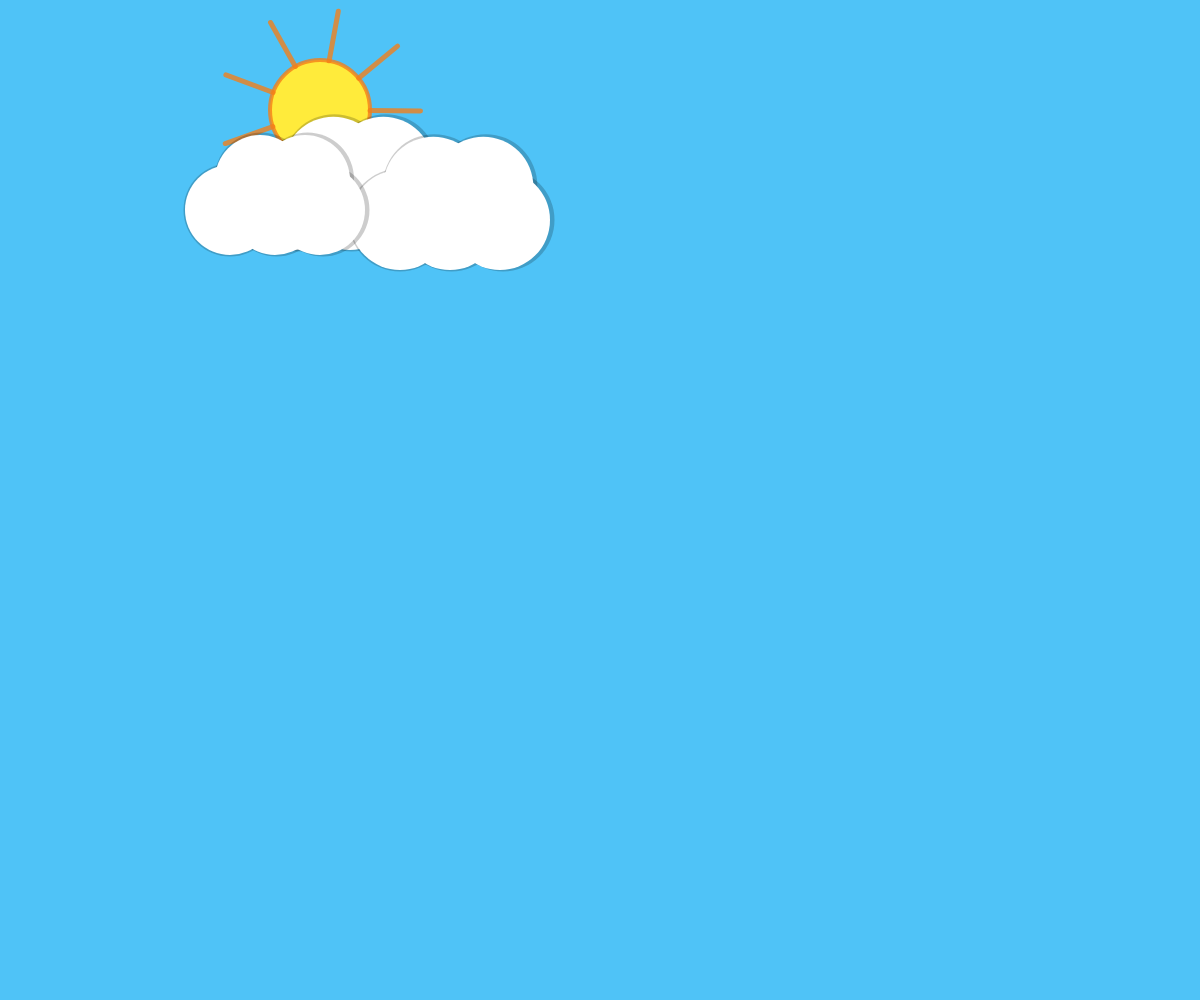
Frame 1 (no input)
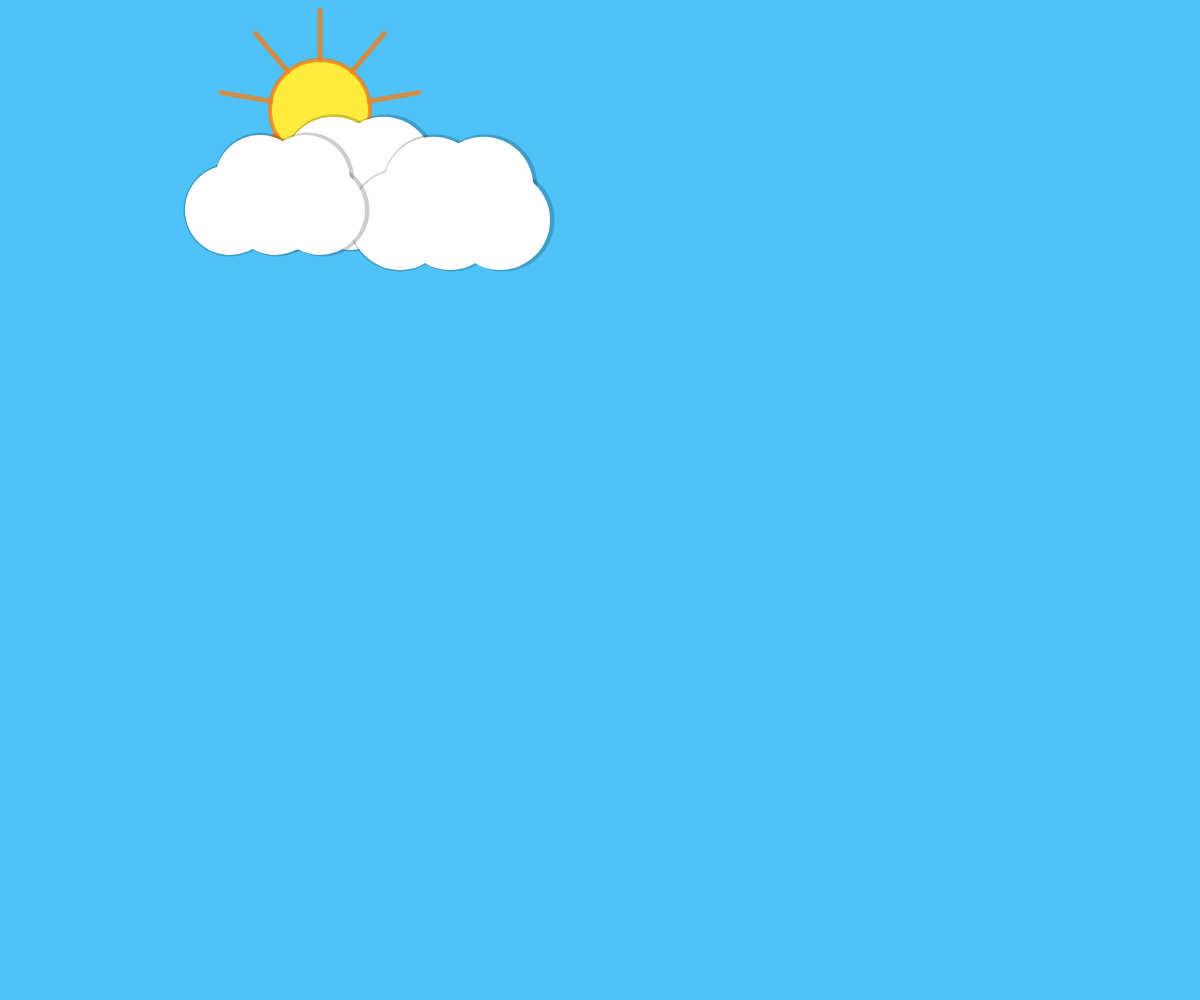
Frame 60 (no input)
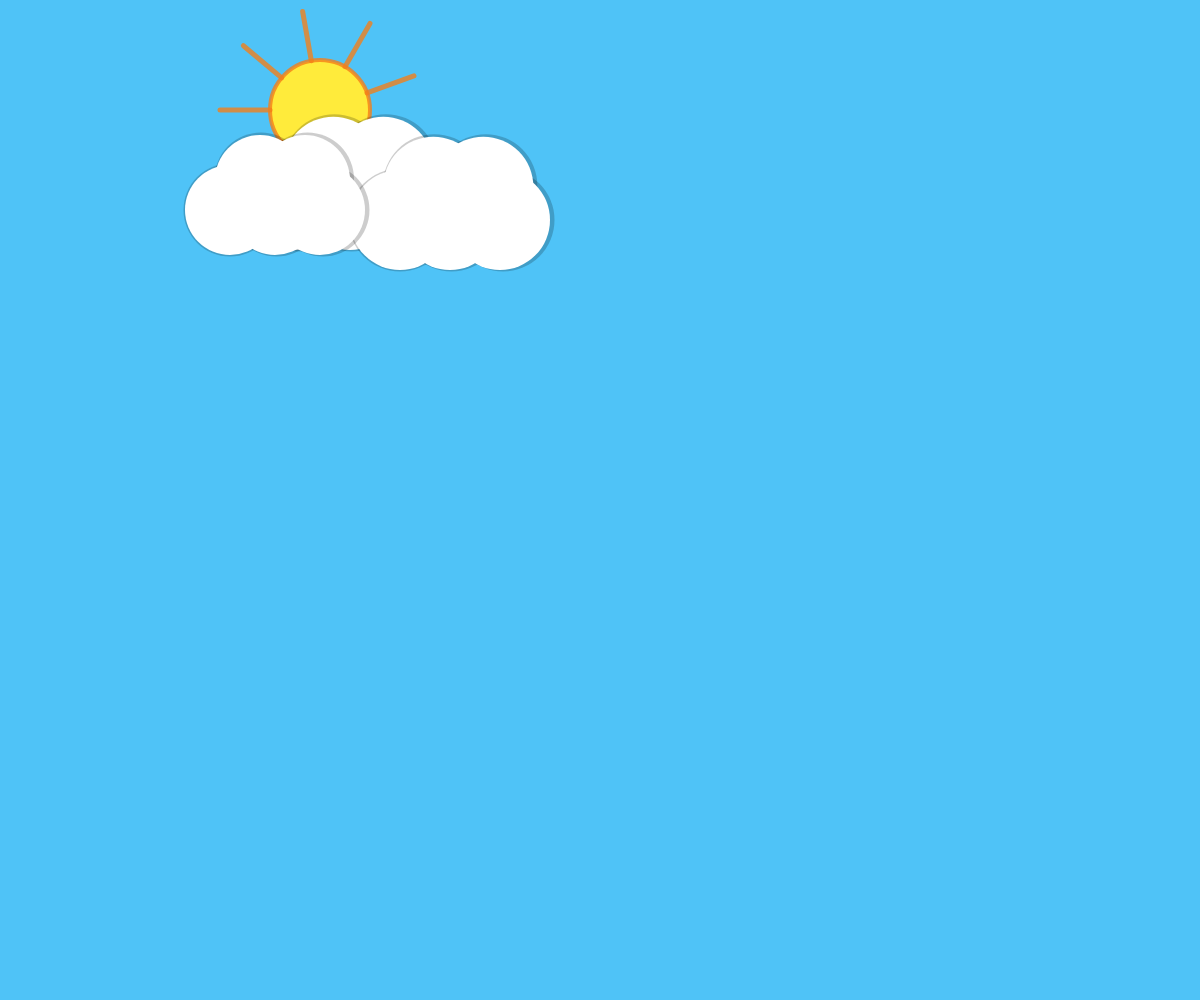
Frame 120 (the mouse pressed at the canvas centre since frame 60)

The p5.js sketch that drew these frames (run headless with seeded random() and noise() and a simulated clock; from frame 60 on, the mouse is pressed at the canvas centre):

// p5.js sketch
// ── sketch.js
let cloudOne;
let cloudTwo;
let sun;
let angles = 0;
let long = 100;

function setup() {
	createCanvas(windowWidth, windowHeight);
	angleMode(DEGREES);
	cloudOne = new Cloud(300, 200, 100, 3);
	cloudTwo = new Cloud(400, 220, 100, 3);
	cloudThree = new Cloud(230, 210, 90, 3);
	sun = new Sun(320, 110, 100, 150);
}

function draw() {
	angles = angles + 0.5;
	long = long + 0.5;
	if (long == 120) {
		long -= 30;
	}
	background(79, 195, 247);
	sun.drawSun(angles, long);

	cloudOne.drawCloud();
	cloudTwo.drawCloud();
	cloudThree.drawCloud();

	// cloud.move();
}
// ── cloud.js
class Cloud {
  constructor(x, y, d, b) {
    this.d = d;
    this.x = x;
    this.y = y;
    this.b = b + d;
  }
  drawCloud() {
    noStroke();
    fill(0, 0, 0, 50);
    circle(this.x, this.y, this.b);
    circle(this.x + (this.b / 2), this.y, this.b);
    circle(this.x + (this.b), this.y, this.b);
    circle(this.x + (this.b / 3), this.y - (this.b / 3), this.b);
    circle(this.x + (this.b / 1.2), this.y - (this.b / 3), this.b);

    fill(255, 255, 255);
    circle(this.x, this.y, this.d);
    circle(this.x + (this.d / 2), this.y, this.d);
    circle(this.x + (this.d), this.y, this.d);
    circle(this.x + (this.d / 3), this.y - (this.d / 3), this.d);
    circle(this.x + (this.d / 1.2), this.y - (this.d / 3), this.d);
  }
  move() {
    this.x = this.x + 1;
  }
}
// ── sun.js
class Sun {
  constructor(x, y, d, d2) {
    this.x = x;
    this.y = y;
    this.d = d;
    this.d2 = d2;
  }
  drawSun(angles, long) {

    stroke(245, 127, 23, 200);
    strokeWeight(4);
    fill(255, 235, 59);
    circle(this.x, this.y, this.d);

    push();
    translate(this.x, this.y);
    strokeWeight(5);
    rotate(angles);
    line(this.d / 2, 0, long, 0);
    pop();

    push();
    translate(this.x, this.y);
    strokeWeight(5);
    rotate(angles + 40);
    line(this.d / 2, 0, long, 0);
    pop();

    push();
    translate(this.x, this.y);
    strokeWeight(5);
    rotate(angles + 80);
    line(this.d / 2, 0, long, 0);
    pop();

    push();
    translate(this.x, this.y);
    strokeWeight(5);
    rotate(angles + 120);
    line(this.d / 2, 0, long, 0);
    pop();

    push();
    translate(this.x, this.y);
    strokeWeight(5);
    rotate(angles + 160);
    line(this.d / 2, 0, long, 0);
    pop();

    push();
    translate(this.x, this.y);
    strokeWeight(5);
    rotate(angles + 200);
    line(this.d / 2, 0, long, 0);
    pop();

    push();
    translate(this.x, this.y);
    strokeWeight(5);
    rotate(angles + 240);
    line(this.d / 2, 0, long, 0);
    pop();

    push();
    translate(this.x, this.y);
    strokeWeight(5);
    rotate(angles + 280);
    line(this.d / 2, 0, long, 0);
    pop();

    push();
    translate(this.x, this.y);
    strokeWeight(5);
    rotate(angles + 320);
    line(this.d / 2, 0, long, 0);
    pop();

  }
}
